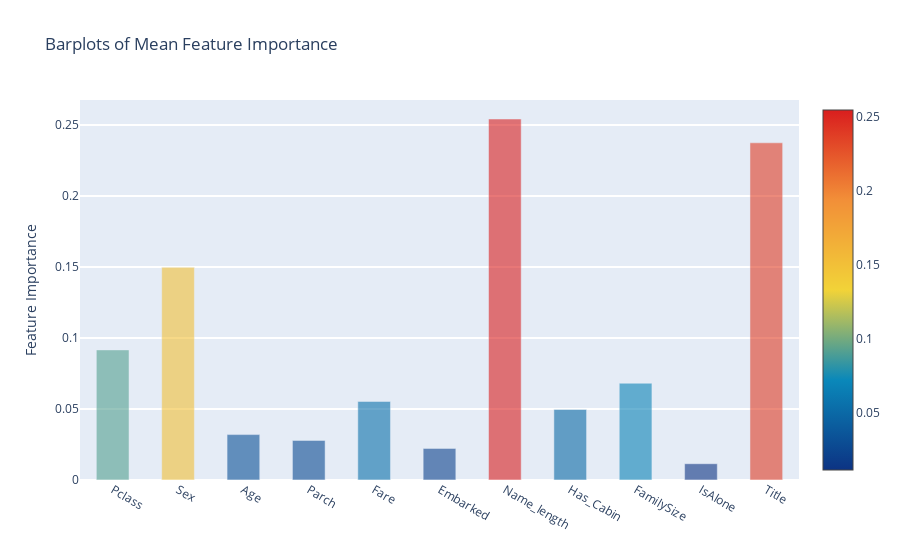

Here is the notebook cell this chart was saved with:
### Code cell
x = feature_dataframe['features'].values
y = feature_dataframe['mean'].values
data = [go.Bar(
    x = x,
    y = y,
    width = .5,
    marker = dict(
        color = feature_dataframe['mean'].values,
        colorscale = 'Portland',
        showscale = True,
        reversescale = False
    ),
    opacity = .6
)]

layout = go.Layout(
    autosize = True,
    title = 'Barplots of Mean Feature Importance',
    hovermode = 'closest',
    yaxis = dict(
        title = 'Feature Importance',
        ticklen = 5,
        gridwidth = 2
    ),
    showlegend = False
    
)

fig = go.Figure(data = data, layout = layout)
py.iplot(fig, filename = 'bar-direct-labels')

### Figure 1 — Plotly figure (JSON) as saved in the notebook; plotly's stock layout.template omitted (floating-point values rounded to 4 significant figures)
{"data": [{"marker": {"color": [0.09163, 0.1498, 0.03199, 0.02789, 0.05532, 0.02224, 0.2543, 0.0497, 0.06815, 0.01147, 0.2375], "colorscale": [[0, "rgb(12,51,131)"], [0.25, "rgb(10,136,186)"], [0.5, "rgb(242,211,56)"], [0.75, "rgb(242,143,56)"], [1, "rgb(217,30,30)"]], "reversescale": false, "showscale": true}, "opacity": 0.6, "type": "bar", "width": 0.5, "x": ["Pclass", "Sex", "Age", "Parch", "Fare", "Embarked", "Name_length", "Has_Cabin", "FamilySize", "IsAlone", "Title"], "y": [0.09163, 0.1498, 0.03199, 0.02789, 0.05532, 0.02224, 0.2543, 0.0497, 0.06815, 0.01147, 0.2375]}], "layout": {"autosize": true, "hovermode": "closest", "showlegend": false, "title": {"text": "Barplots of Mean Feature Importance"}, "yaxis": {"gridwidth": 2, "ticklen": 5, "title": {"text": "Feature Importance"}}}}
